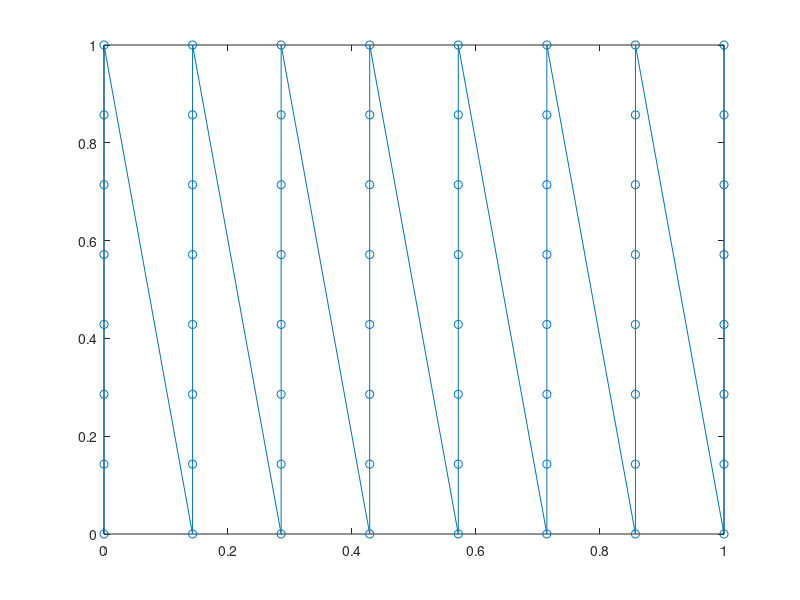

Here is the MATLAB script that generated this plot: (Note: this script raises an error after producing the figure.)

n=3; 
NX = 2^n;

[nodeX, nodeY] = meshgrid(linspace(0,1,NX),linspace(0,1,NX));
nodes = [nodeX(:), nodeY(:)];

plot(nodes(:,1), nodes(:,2),'o-');

morton_ind = morton(n); 

plot(nodes(morton_ind,1), nodes(morton_ind,2),'o-');
